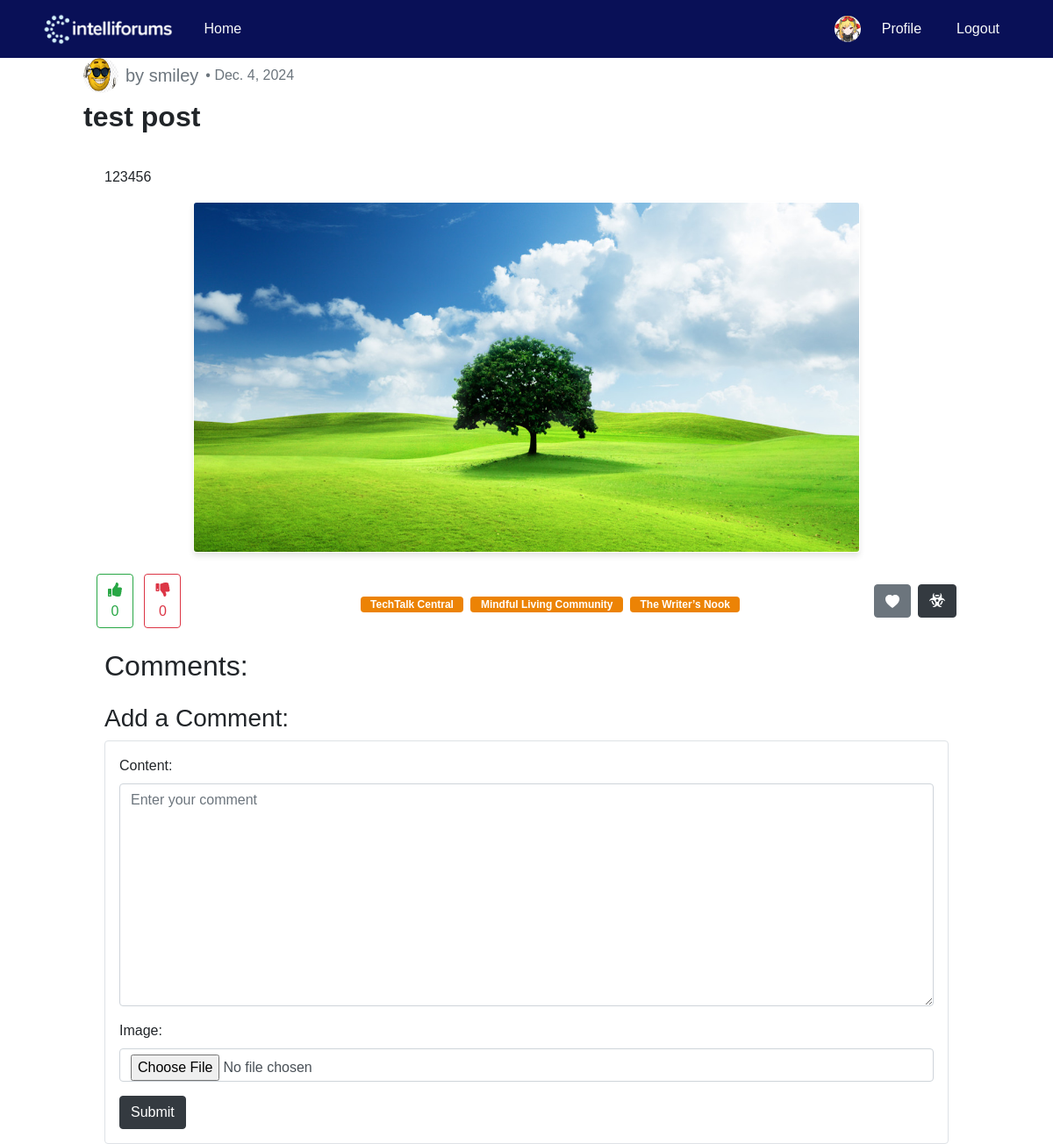
Page /post_detail/56/56/ (signed in) on the committed database.
### blog/models.py (models this page shows, shortened)
class User(AbstractBaseUser, PermissionsMixin):
    username = models.CharField(max_length=100, unique=True)
    picture = models.ImageField(
        upload_to='profile/',
        default='profile/blank-profile-picture-973460_128012234212.png',
        blank=True,
    )
    is_active = models.BooleanField(default=True)
    is_staff = models.BooleanField(default=False)
    is_banned = models.BooleanField(default=False)
    USERNAME_FIELD = 'username'
    objects = UserManager()

class Post(models.Model):
    user_ref = models.ForeignKey(User, on_delete=models.CASCADE)
    title = models.CharField(max_length=100)
    content = models.TextField(blank=True, null=True)
    created_at = models.DateField(auto_now_add=True)
    image = models.ImageField(upload_to=upload_path, blank=True, null=True)

class Tag(models.Model):
    forum_ref = models.ForeignKey(Forum, on_delete=models.CASCADE)
    user_post_ref = models.ForeignKey(UserPost, on_delete=models.CASCADE)

class Forum(models.Model):
    title = models.CharField(max_length=100)
    description = models.TextField()

### blog/views.py (the view)
# urls.py: path('post_detail/<int:pk>/<int:page_number>/',
@login_required(login_url='login')
def post_detail(request, pk, page_number):
    banned_response = banned_propagator(request)
    if banned_response:
        return banned_response
    if request.method == "POST":
        form = CommentForm(request.POST, request.FILES)
        if form.is_valid():
            comment = form.save(commit=False)
            comment.user_post_ref = get_object_or_404(UserPost, id=pk)
            comment.user_ref = get_object_or_404(User, id=request.user.id)
            page_number = 1
            comment.save()
        else:
            raise ValidationError("Incorrect data")
    else:
        form = CommentForm()
    handle_view_post(request.user.id, int(pk))
    return render(request, 'post_detail.html', {
        'userpost': get_object_or_404(UserPost, pk=pk),
        'post': get_object_or_404(Post, pk=UserPost.objects.get(pk=pk).post_ref.id),
        'comments': _get_page_object(
            Paginator(
                Comment.objects.select_related('user_ref')
                .filter(user_post_ref__id=pk)
                .values(
                    'content',
                    'created_at',
                    'image',
                    'user_ref__username',
                    'user_ref__id',
                    'id',
                    'user_ref__picture'
                ),
                20
            ),
            page_number
        ).object_list,
        "user_post_pk": pk,
        'form': form,
        'post_upvotes': VotePost.objects.filter(user_post_ref__id=pk, is_upvote=True).count(),
        'post_downvotes': VotePost.objects.filter(user_post_ref__id=pk, is_upvote=False).count(),
        'user': request.user,
        'tags': Tag.objects.filter(user_post_ref__id=pk),
    })

### blog/forms.py
class CommentForm(forms.ModelForm):
    class Meta:
        model = Comment
        fields = ['content', 'image']
        widgets = {
            'content': forms.Textarea(
                attrs={
                    'class': 'form-control',
                    'placeholder': 'Enter your comment',
                }
            ),
            'image': forms.ClearableFileInput(
                attrs={
                    'class': 'form-control',
                }
            )
        }
        labels = {
            'content': 'Content',
            'image': 'Image'
        }

### blog/views.py (called while the page is built)
def banned_propagator(request):
    if request.user.is_authenticated and request.user.bans_received.exists():
        userban = request.user.bans_received.first()
        return render(request, 'banned.html', {
            'userban': userban,
        })
    return None

def _get_page_object(paginator_object, page_number):
    try:
        page_object = paginator_object.page(page_number)
    except PageNotAnInteger:
        page_object = paginator_object.page(1)
    except EmptyPage:
        page_object = paginator_object.page(paginator_object.num_pages)
    return page_object

def handle_view_post(user_pk, user_post_id):
    query = PostView.objects.filter(
        user_ref__id=user_pk, user_post_ref__id=user_post_id)
    if not query.exists():
        user_ref = get_object_or_404(User, id=user_pk)
        user_post_ref = get_object_or_404(UserPost, id=user_post_id)
        PostView.objects.create(
            user_ref=user_ref,
            user_post_ref=user_post_ref
        ).save()

### blog/templates/post_detail.html (shortened to what this page needs)
<!DOCTYPE html>
<html lang="en">
<head>
    {% load static %}
    <link rel="stylesheet" href="{% static 'blog/css/global.css' %}">
    {% load static %}
    <link href="https://cdn.jsdelivr.net/npm/bootstrap@4.4.1/dist/css/bootstrap.min.css" rel="stylesheet">
    <link rel="stylesheet" href="https://cdnjs.cloudflare.com/ajax/libs/font-awesome/5.12.0-2/css/all.min.css" />
</head>
<body>
    {% include 'header.html' %}
    <div class="container">
        <div class="main-body p-0">
            <div class="inner-wrapper">
                <div class="inner-main" style="margin: 0px 50px;">
                    <div class="inner-main-header mb-4" style="height: 100px;">
                        <div class="d-flex flex-column">
                            <div class="d-flex align-items-center mb-2">
                                <div style="cursor: pointer;">
                                    <img src="/media/{{ post.user_ref.picture }}" alt="{{ post.user_ref.username }}" class="rounded-circle" style="width: 40px; height: 40px; object-fit: fill;" onclick="window.location.href='/profile/{{ post.user_ref.id }}'">
                                </div>
                                <h5 class="text-muted ml-2 mb-0" onclick="window.location.href='/profile/{{ post.user_ref.id }}'" style="cursor: pointer;">by {{ post.user_ref.username }}</h5>
                                <span class="ml-2 text-muted"> • {{ post.created_at }}</span>
                            </div>
                            <div>
                                <h2 style="font-weight: bold;">{{ post.title }}</h2>
                            </div>
                        </div>
                    </div>
                    <div class="post-content mb-4 px-4">
                        <p>{{ post.content }}</p>
                        {% if post.image %}
                        <div class="d-flex justify-content-center">
                            <img src="{{ post.image.url }}" alt="{{ post.title }}" class="post-image img-fluid rounded" style="cursor:pointer; height: 400px; border: solid 1px #FFF; box-shadow: 0px 4px 6px rgba(0, 0, 0, 0.1); transition: background-color 0.3s ease;">
                        </div>
                        {% endif %}
                    </div>
                    <div class="container">
                        <div class="d-flex justify-content-between">
                            <div class="d-flex align-items-center">
                                <div class="vote-buttons mr-3" style="width: 120px;">
                                    <button id="post_upvote" class="btn btn-outline-success mr-2" style="cursor:pointer; display:inline-block;">
                                        <i class="fas fa-thumbs-up"></i>
                                        <div id="post-upvote-count">{{ post_upvotes }}</div>
                                    </button>
                                    <button id="post_downvote" class="btn btn-outline-danger" style="cursor:pointer; display:inline-block;">
                                        <i class="fas fa-thumbs-down"></i>
                                        <div id="post-downvote-count">{{ post_downvotes }}</div>
                                    </button>
                                </div>
                            </div>
                            <div class="d-flex flex-wrap mt-3" style="align-content: center; justify-content: center; padding-left: 20px;">
                                {% for tag in tags %}
                                    <span class="badge badge-primary mr-2 mb-2" style="background-color: #EC8305;">&nbsp&nbsp{{ tag.forum_ref.title }}&nbsp&nbsp</span>
                                {% endfor %}
                            </div>
                            <div class="d-flex align-items-center update-delete-buttons">
                                <div class="mr-2">
                                    <a href="{% url 'add_favorite' user_post_pk %}" class="btn btn-secondary" data-toggle="tooltip" data-placement="top" title="Add to favorites">
                                        <svg xmlns="http://www.w3.org/2000/svg" width="16" height="16" fill="currentColor" class="bi bi-heart-fill" viewBox="0 0 16 16">
                                            <path fill-rule="evenodd" d="M8 1.314C12.438-3.248 23.534 4.735 8 15-7.534 4.736 3.562-3.248 8 1.314"></path>
                                        </svg>
                                    </a>
                                </div>
                                {% if user.pk == post.user_ref.pk %}
                                    <form method="POST" action="{% url 'delete_post' user_post_pk %}" onsubmit="return confirm('Are you sure you want to delete this post?')" class="mr-2">
                                        {% csrf_token %}
                                        <button type="submit" class="btn btn-danger" data-toggle="tooltip" data-placement="top" title="Delete Post">
                                            <i class="fas fa-trash-alt"></i>
                                        </button>
                                    </form>
                                    <form method="POST" action="{% url 'update_post' user_post_pk %}">
                                        {% csrf_token %}
                                        <button type="submit" class="btn btn-dark" data-toggle="tooltip" data-placement="top" title="Update Post">
                                            <i class="fas fa-edit"></i>
                                        </button>
                                    </form>
                                {% else %}
                                    <form action = "{% url 'report_post' user_post_pk %}">
                                        <button type="submit" class="btn btn-dark" data-toggle="tooltip" data-placement="top" title="Report Post">
                                            <i class="fas fa-biohazard"></i>
                                        </button>
                                    </form>
                                {% endif %}
                            </div>
                        </div>
                    </div>
                    <h2 class="mt-4 px-4">Comments:</h2>
                    <div class="create-comment mt-4 px-4">
                        <h3>Add a Comment:</h3>
                        <form action="" method="post" enctype="multipart/form-data" class="p-3 border rounded">
                            <div class="form-group">
                                {{ form.content.label_tag }}
                                {{ form.content }}
                            </div>
                            <div class="form-group">
                                {{ form.image.label_tag }}
                                {{ form.image }}
                            </div>
                            <button type="submit" class="btn btn-dark">Submit</button>
                        </form>
                    </div>
                </div>
            </div>
        </div>
    </div>
</body>
</html>

### blog/templates/header.html (shortened to what this page needs)
<!DOCTYPE html>
<html lang="en">
<head>
    {% load static %}
    <link rel="stylesheet" href="https://cdn.jsdelivr.net/npm/bootstrap@4.1.3/dist/css/bootstrap.min.css">
    <link rel="stylesheet" href="https://cdnjs.cloudflare.com/ajax/libs/font-awesome/5.12.0-2/css/all.min.css" />
    <link rel="stylesheet" href="{% static 'blog/css/global.css' %}">
</head>
<body>
    <link rel="stylesheet" href="{% static 'blog/css/header.css' %}">
    <nav class="navbar">
        <div class="container d-flex justify-content-between align-items-center">
            <div class="d-flex align-items-center">
                <img src="{% static 'images/logo.png' %}" alt="Logo" style="max-height:50px;">
                <a class="nav-link text-light ml-3" href="/">Home</a>
            </div>
            <div class="d-flex align-items-center">
            {% if current_user %}
                {% if current_user.is_authenticated %}
                    <img src="{{ current_user.picture.url }}" alt="Profile Picture" class="profile-img" style="height:30px;width:30px;border-radius:50%;">
                    {% if current_user.is_staff %}
                    <a class="nav-link text-light ml-2" href="/adminpanel/">Admin</a>
                    {% endif %}
                    <a class="nav-link text-light ml-2" href="/profile/{{current_user.id}}">Profile</a>
                    <a class="nav-link text-light ml-2" href="{% url 'logout' %}">Logout</a>
                {% else %}
                    <a class="nav-link text-light" href="/login/">Login</a>
                    <a class="nav-link text-light ml-2" href="/register/">Register</a>
                {% endif %}
            {% else %}
                {% if user.is_authenticated %}
                    <img src="{{ user.picture.url }}" alt="Profile Picture" class="profile-img" style="height:30px;width:30px;border-radius:50%;">
                    <a class="nav-link text-light ml-2" href="/profile/{{user.id}}">Profile</a>
                    <a class="nav-link text-light ml-2" href="{% url 'logout' %}">Logout</a>
                {% else %}
                    <a class="nav-link text-light" href="/login/">Login</a>
                    <a class="nav-link text-light ml-2" href="/register/">Register</a>
                {% endif %}
            {% endif %}
            </div>
        </div>
    </nav>
</body>
</html>

### blog/static/blog/css/global.css (style rules this page uses)
* { font-family: Verdana, Geneva, Tahoma, sans-serif; }

### blog/static/blog/css/header.css (style rules this page uses)
nav { background-color: #091057; }
.profile-img { max-width: 50px !important; max-height: 50px !important; border-radius: 50% !important; }

### rows in the picture
User: picture (picture)
Post: user_ref.picture (picture), user_ref.username "smiley", created_at "Dec. 4, 2024", title "test post", content "123456", image (picture)
Tag: forum_ref "TechTalk Central"
Tag: forum_ref "Mindful Living Community"
Tag: forum_ref "The Writer’s Nook"

### other values in the picture
{{ post_upvotes }} "0"
{{ post_downvotes }} "0"
